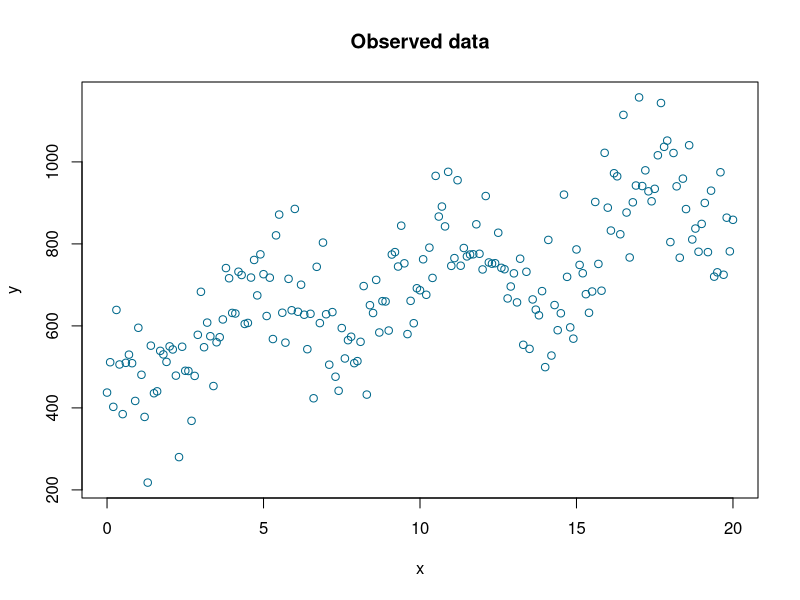
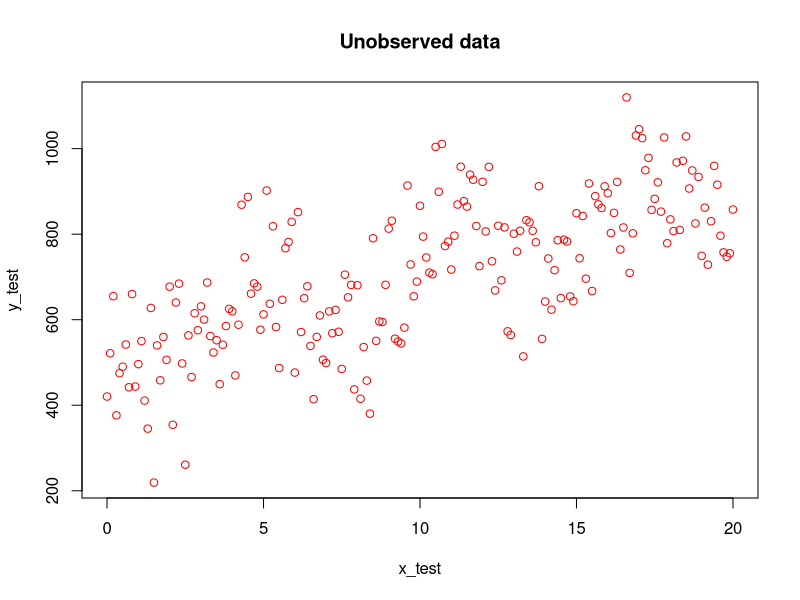
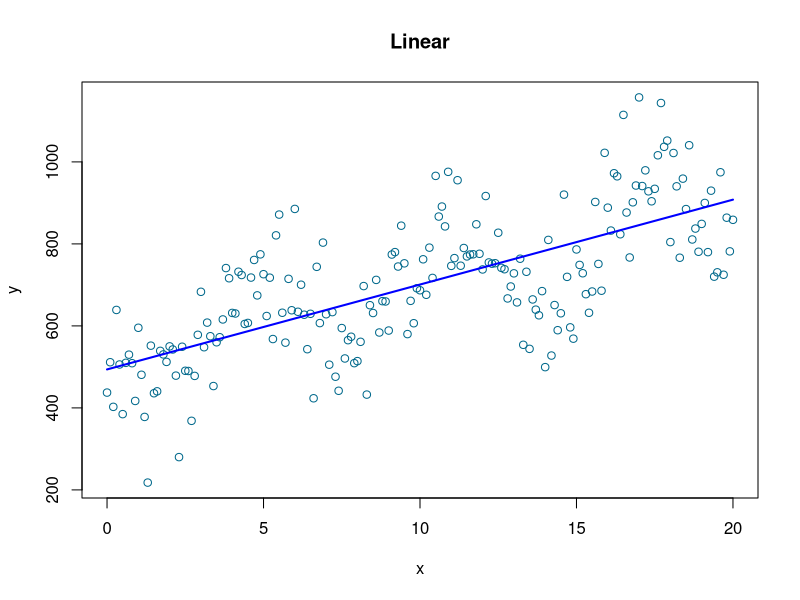
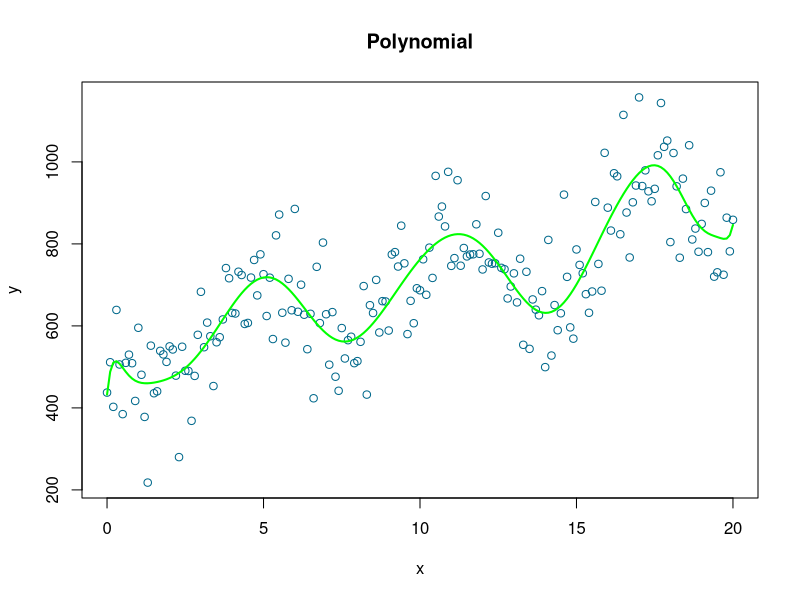
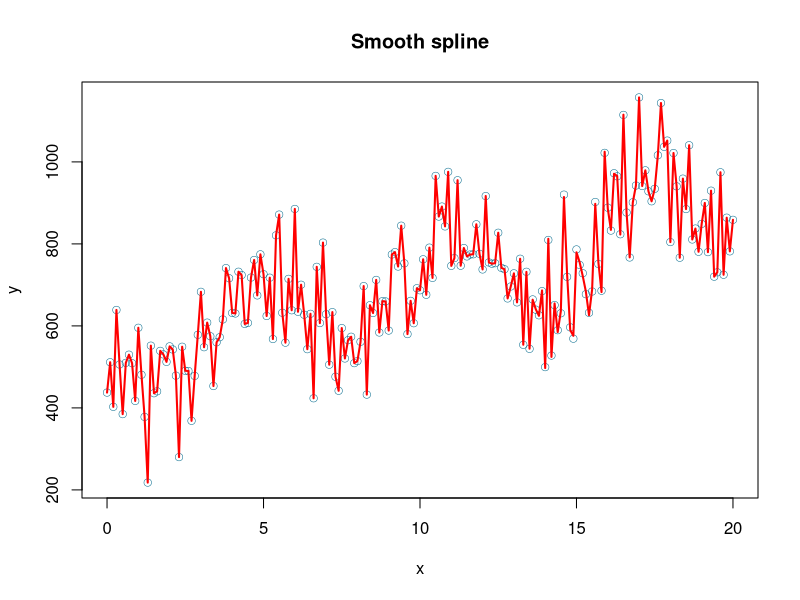

Write the R code that produced these figures, in order.
###### Simulate data ######
# Training data
set.seed(1)
x <- seq(from = 0, to = 20, by = 0.1)
dgm <- 500 + 20*x - 90*sin(x)                 # deterministic part

n <- length(x)
y <- dgm + rnorm(n, mean = 0, sd = 100)       # stochastic part  
df_train = data.frame(y, x)

plot(x, y, col='deepskyblue4',
     xlab='x', main='Observed data', ylab='y')

# Test data
set.seed(2)
x_test <- seq(from = 0, to = 20, by = 0.1)
dgm <- 500 + 20*x - 90*sin(x)                 # deterministic part

n_test <- length(x_test)
y_test <- dgm + rnorm(n, mean = 10, sd = 100)       # stochastic part
df_test = data.frame(y_test, x_test)

plot(x_test, y_test, col='red',
     xlab='x_test', main='Unobserved data', ylab='y_test')

###### Using Training data ######
# linear model #
model1 <- lm(y ~ x, data = df_train)
summary(model1)

plot(x, y, col='deepskyblue4', xlab ='x', main = 'Linear')
lines(x, model1$fitted.values, col = "blue", lwd=2)

# Polynomial model #
model2 <- lm(y ~ poly(x, 19), data = df_train)
summary(model2)

plot(x, y, col='deepskyblue4', xlab ='x', main = 'Polynomial')
lines(x, model2$fitted.values, col = "green", lwd=2)

# Nonparametric model: Smooth Spline #
model3 <- lm(y ~ splines::bs(x, df = 200), data = df_train)
summary(model3)

plot(x, y, col='deepskyblue4', lwd = 0.5, xlab ='x', main = 'Smooth spline')
lines(x, model3$fitted.values, col = "red", lwd=2)

# Training RMSPE #
RMSPE1 <- sqrt(mean((y - model1$fitted.values)^2))
RMSPE2 <- sqrt(mean((y - model2$fitted.values)^2))
RMSPE3 <- sqrt(mean((y - model3$fitted.values)^2))
RMSPE <- c(RMSPE1, RMSPE2, RMSPE3)
names(RMSPE) <- c("Linear", "Polynomial", "Smooth spline")
RMSPE

###### Using the models on Test data ######
# Linear model #
y_pred1 <- predict(model1, newdata = df_test)
RMSPE1 <- sqrt(mean((y_test - y_pred1)^2))

# Polynomial model #
y_pred2 <- predict(model2, newdata = df_test)
RMSPE2 <- sqrt(mean((y_test - y_pred2)^2))

# Nonparametric model: Smooth Spline #
y_pred3 <- predict(model3, newdata = df_test)
RMSPE3 <- sqrt(mean((y_test - y_pred3)^2))

# Test RMSPE #
RMSPE <- c(RMSPE1, RMSPE2, RMSPE3)
names(RMSPE) <- c("Linear", "Polynomial", "Smooth spline")
RMSPE



